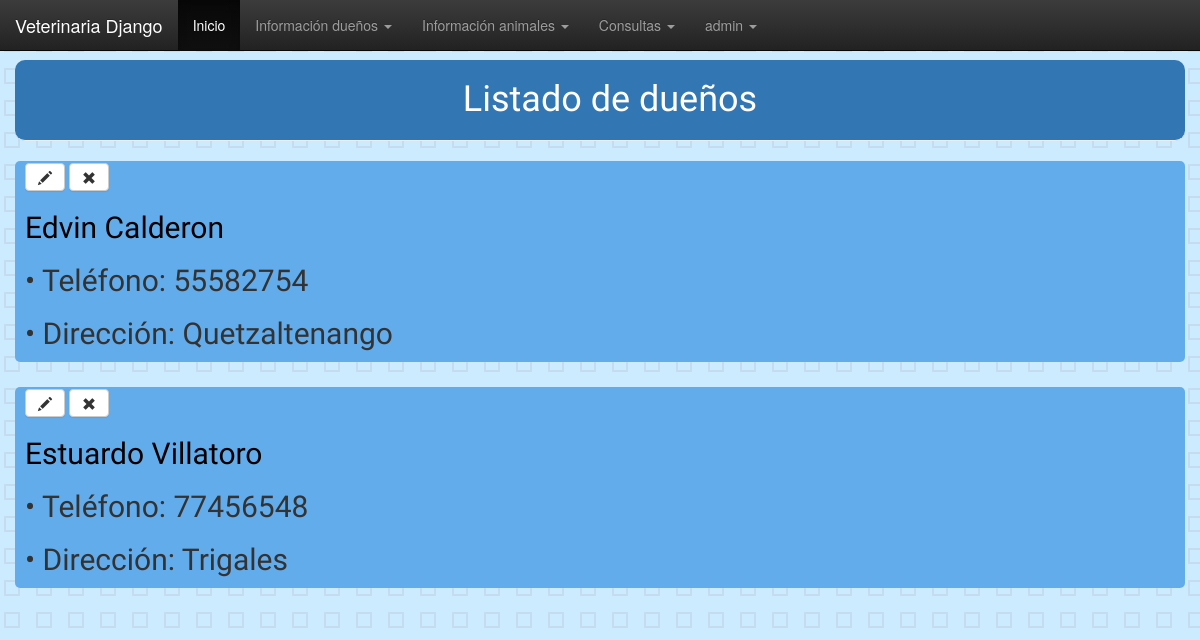
Page /persona/ (signed in) on the committed database.
### persona/models.py (models this page shows, shortened)
class Persona(models.Model):
    nombre = models.CharField(max_length=50)
    apellido = models.CharField(max_length=50)
    telefono = models.CharField(max_length=50)
    direccion = models.CharField(max_length=50)
    estado = models.BooleanField(default=True)

### persona/views.py (the view)
# urls.py: path('',views.lista_personas, name='lista_personas'),
@login_required
def lista_personas(request):
    personas = Persona.objects.all()
    return render(request, 'persona/lista_personas.html', {'personas':personas})

### persona/templates/persona/lista_personas.html
{% extends 'persona/base.html' %}
{% block content %}
<h1 class="page-header">Listado de dueños</h1>
  {% for persona in personas %}
  <div class="post">
      <a title="Editar persona" class="btn btn-default" href="{% url 'persona_edit' pk=persona.pk %}"><span class="glyphicon glyphicon-pencil"></span></a>
      <a title="Eliminar registro" class="btn btn-default" href="{% url 'persona_delete' pk=persona.pk %}"><span class="glyphicon glyphicon-remove"></span></a>
      <h2><a href="{% url 'detalle_persona' pk=persona.pk %}">{{persona.nombre}} {{persona.apellido}}</a></h2>
      <h2>• Teléfono: {{persona.telefono}}</h2>
      <h2>• Dirección: {{persona.direccion}}</h2>
  </div>
  {% endfor %}
{% endblock %}

### persona/templates/persona/base.html (shortened to what this page needs)
{% load static %}
<head>
  <link rel="stylesheet" href="//maxcdn.bootstrapcdn.com/bootstrap/3.2.0/css/bootstrap.min.css">
  <link rel="stylesheet" href="//maxcdn.bootstrapcdn.com/bootstrap/3.2.0/css/bootstrap-theme.min.css">
  <link rel="stylesheet" href="https://maxcdn.bootstrapcdn.com/bootstrap/3.4.0/css/bootstrap.min.css">
  <link rel="stylesheet" href="{% static 'css/general.css' %}">
</head>
<html>
    <head>
    </head>
    <body>
            <nav class="navbar navbar-inverse navbar-fixed-top">
              <div class="container-fluid">
                <div class="navbar-header">
                  <a class="navbar-brand" href="#">Veterinaria Django</a>
                </div>
                {% if user.is_authenticated %}
                <ul class="nav navbar-nav">
                  <li class="active"><a href="#">Inicio</a></li>
                  <li class="dropdown">
                    <a class="dropdown-toggle" data-toggle="dropdown">Información dueños
                    <span class="caret"></span></a>
                  </li>
                  <li class="dropdown">
                    <a class="dropdown-toggle" data-toggle="dropdown" href="#">Información animales
                    <span class="caret"></span></a>
                  </li>
                  <li class="dropdown">
                      <a class="dropdown-toggle" data-toggle="dropdown" href="#">Consultas
                      <span class="caret"></span></a>
                    </li>
                  <li class="dropdown">
                    <a class="dropdown-toggle" data-toggle="dropdown" href="#">{{ user.username }}
                        <span class="caret"></span></a>
                      </li>
                </ul>
                {% else %}
                <a href="{% url 'login' %}" class="top-menu"><span class="glyphicon glyphicon-lock"></span></a>
                {% endif %}
              </div>
            </nav>
        <br><br><br>
        <div class="container">
          <div class="row justify-content-center">
            <div>
              {%  block content %}
              {%  endblock %}
            </div>
          </div>
        </div>
    </body>
</html>

### persona/static/css/general.css (style rules this page uses)
body { background-color: #cdebff; }
.page-header { background-color: #3277B4; margin-top: 0; text-align: center; color: white; border-radius: 10px; padding: 20px 20px 20px 40px; }
h1, h2, h3, h4 { font-family: 'Lobster', cursive; }
.post { margin-bottom: 25px; background-color: #63ACEC; padding: 2px; padding-left: 10px; border-radius: 5px; }
.post h2 a, .post h2 a:visited { color: #000000; }

### rows in the picture
Persona: nombre "Edvin", apellido "Calderon", telefono "55582754", direccion "Quetzaltenango"
Persona: nombre "Estuardo", apellido "Villatoro", telefono "77456548", direccion "Trigales"

### other values in the picture
{{ user.username }} "admin"
